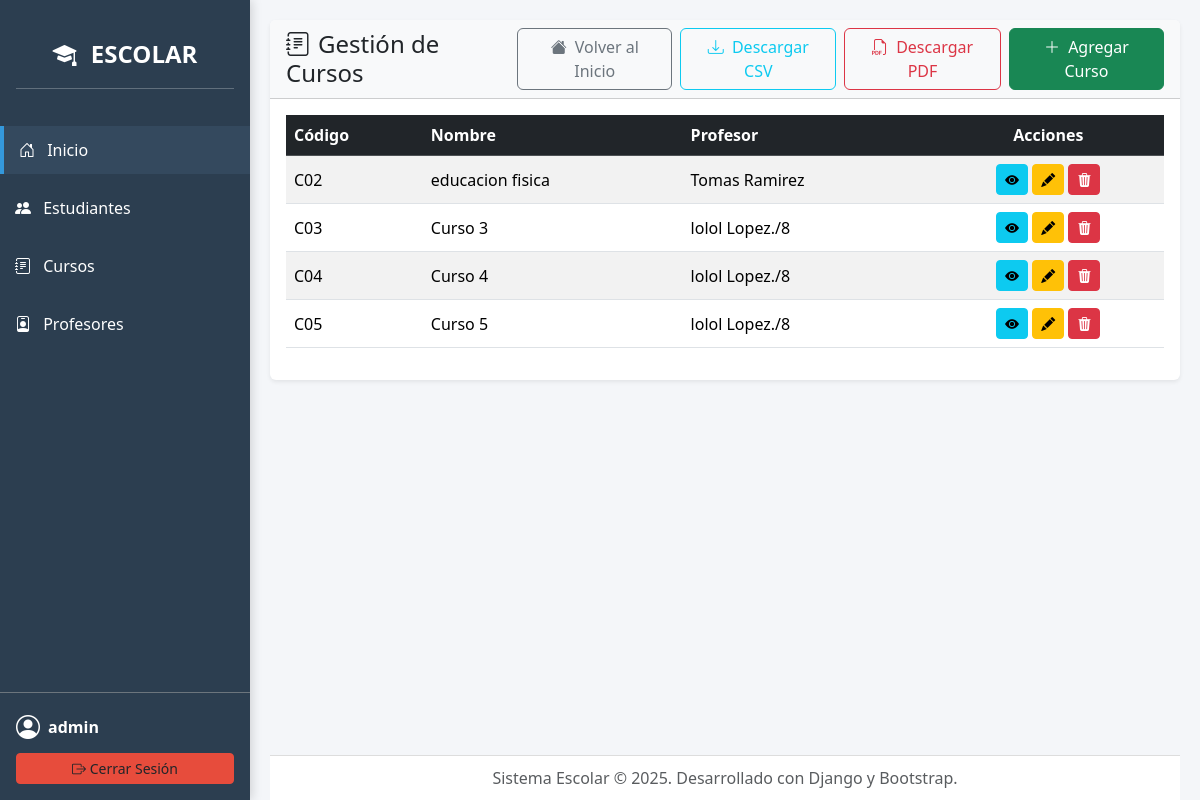
Before: /cursos/ (signed in) with the older database file.
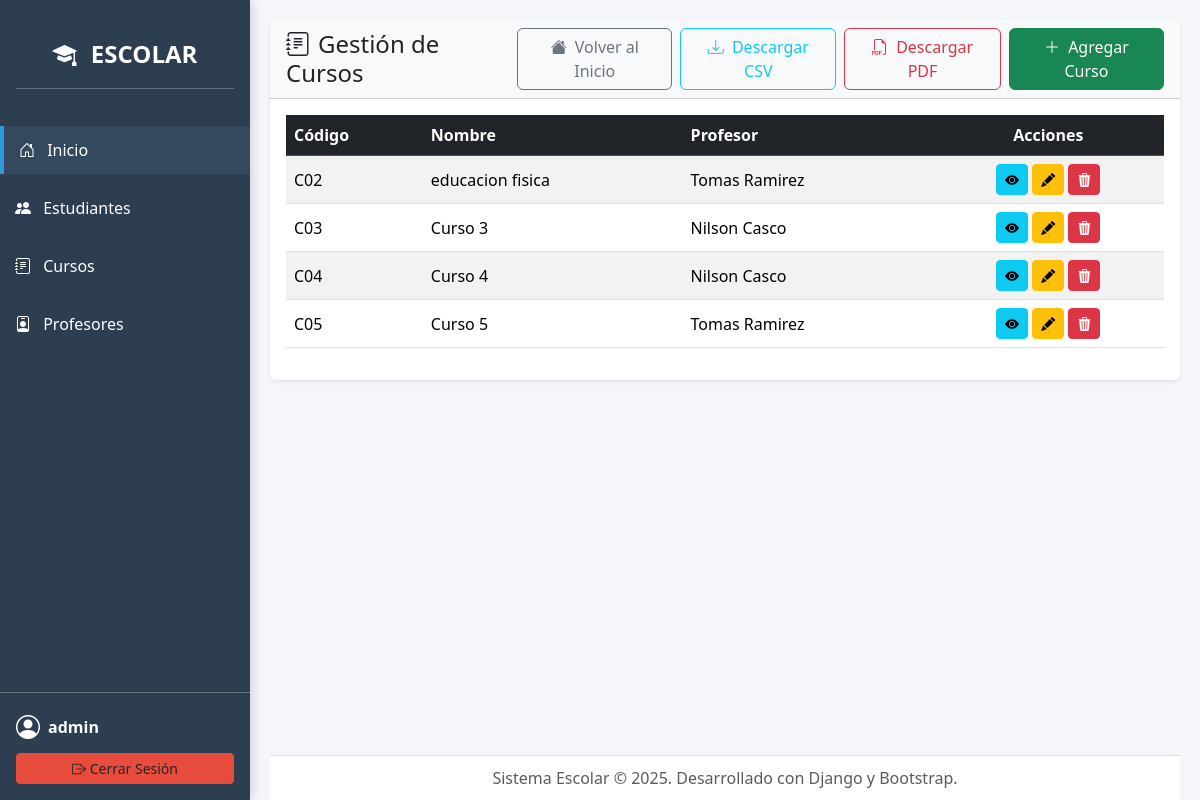
After: the same page with the newer database file.
### core/models.py (models this page shows, shortened)
class Curso(models.Model):
    codigo = models.CharField(max_length=20, unique=True)
    nombre = models.CharField(max_length=200)
    descripcion = models.TextField(blank=True)
    profesor = models.ForeignKey(Profesor, on_delete=models.SET_NULL, null=True, blank=True)
    class Meta:
        verbose_name = "Curso"
        verbose_name_plural = "Cursos"
        ordering = ['codigo']

class Profesor(models.Model):
    nombre = models.CharField(max_length=200)
    apellido = models.CharField(max_length=200, default='(sin apellido)')
    email = models.EmailField(blank=True)
    class Meta:
        verbose_name = "Profesor"
        verbose_name_plural = "Profesores"
        ordering = ['apellido', 'nombre']

### core/views.py (the view, shortened to what this page needs)
# urls.py: path('cursos/', views.CursoListView.as_view(), name='curso_list'),
class CursoListView(LoginRequiredMixin, ListView):
    model = Curso
    paginate_by = 10
    template_name = 'cursos/curso_list.html'
    def get_queryset(self):
        queryset = super().get_queryset().select_related('profesor')
        q = self.request.GET.get('q')
        return queryset
    def get(self, request, *args, **kwargs):
        if request.GET.get('export') == 'csv':
            return self.export_csv()
        if request.GET.get('export') == 'pdf':
            return self.export_pdf()
        return super().get(request, *args, **kwargs)

### core/templates/cursos/curso_list.html (shortened to what this page needs)
{% extends "base.html" %}
{% block content %}
<div class="card shadow-sm border-0">
    <div class="card-header bg-light d-flex justify-content-between align-items-center">
        <h4 class="mb-0"><i class="bi bi-journal-text me-2"></i>Gestión de Cursos</h4>
        <div class="d-flex gap-2">
            <a href="{% url 'home' %}" class="btn btn-outline-secondary">
                <i class="bi bi-house-fill me-1"></i> Volver al Inicio
            </a>
            <a href="?export=csv" class="btn btn-outline-info">
                <i class="bi bi-download me-1"></i> Descargar CSV
            </a>
            <a href="?export=pdf" class="btn btn-outline-danger">
                <i class="bi bi-filetype-pdf me-1"></i> Descargar PDF
            </a>
            <a href="{% url 'curso_add' %}" class="btn btn-success">
                <i class="bi bi-plus-lg me-1"></i> Agregar Curso
            </a>
        </div>
    </div>
    <div class="card-body">
        <div class="table-responsive">
            <table class="table table-striped table-hover align-middle">
                <thead class="table-dark">
                    <tr>
                        <th>Código</th>
                        <th>Nombre</th>
                        <th>Profesor</th>
                        <th class="text-center">Acciones</th>
                    </tr>
                </thead>
                <tbody>
                    {% for curso in object_list %}
                    <tr>
                        <td>{{ curso.codigo }}</td>
                        <td>{{ curso.nombre }}</td>
                        <td>{{ curso.profesor.nombre }} {{ curso.profesor.apellido }}</td>
                        <td class="text-center">
                            <a href="{% url 'curso_detail' curso.pk %}" class="btn btn-info btn-sm" title="Ver"><i class="bi bi-eye-fill"></i></a>
                            <a href="{% url 'curso_edit' curso.pk %}" class="btn btn-warning btn-sm" title="Editar"><i class="bi bi-pencil-fill"></i></a>
                            <a href="{% url 'curso_delete' curso.pk %}" class="btn btn-danger btn-sm" title="Eliminar"><i class="bi bi-trash3-fill"></i></a>
                        </td>
                    </tr>
                    {% empty %}
                    <tr><td colspan="4" class="text-center text-muted">No se encontraron cursos.</td></tr>
                    {% endfor %}
                </tbody>
            </table>
        </div>
    </div>
</div>
{% endblock %}

Changed rows visible on the page:
changed through a linked row, Curso "Curso 3": profesor.nombre "lolol" → "Nilson"; profesor.apellido "Lopez./8" → "Casco"
changed through a linked row, Curso "Curso 4": profesor.nombre "lolol" → "Nilson"; profesor.apellido "Lopez./8" → "Casco"
changed Curso "Curso 5": profesor.nombre "lolol" → "Tomas"; profesor.apellido "Lopez./8" → "Ramirez"
